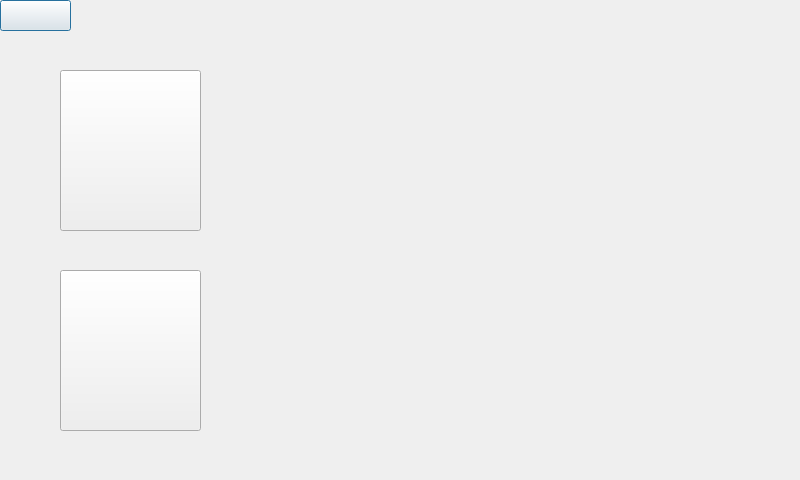
<?xml version="1.0" encoding="UTF-8"?>
<ui version="4.0">
 <class>Chickencoop</class>
 <widget class="QDialog" name="Chickencoop">
  <property name="geometry">
   <rect>
    <x>0</x>
    <y>0</y>
    <width>800</width>
    <height>480</height>
   </rect>
  </property>
  <property name="windowTitle">
   <string>Dialog</string>
  </property>
  <widget class="QPushButton" name="return_button">
   <property name="geometry">
    <rect>
     <x>0</x>
     <y>0</y>
     <width>71</width>
     <height>31</height>
    </rect>
   </property>
   <property name="text">
    <string/>
   </property>
  </widget>
  <widget class="QPushButton" name="up_button">
   <property name="geometry">
    <rect>
     <x>60</x>
     <y>70</y>
     <width>141</width>
     <height>161</height>
    </rect>
   </property>
   <property name="text">
    <string/>
   </property>
  </widget>
  <widget class="QPushButton" name="down_button">
   <property name="geometry">
    <rect>
     <x>60</x>
     <y>270</y>
     <width>141</width>
     <height>161</height>
    </rect>
   </property>
   <property name="text">
    <string/>
   </property>
  </widget>
 </widget>
 <resources/>
 <connections/>
</ui>
